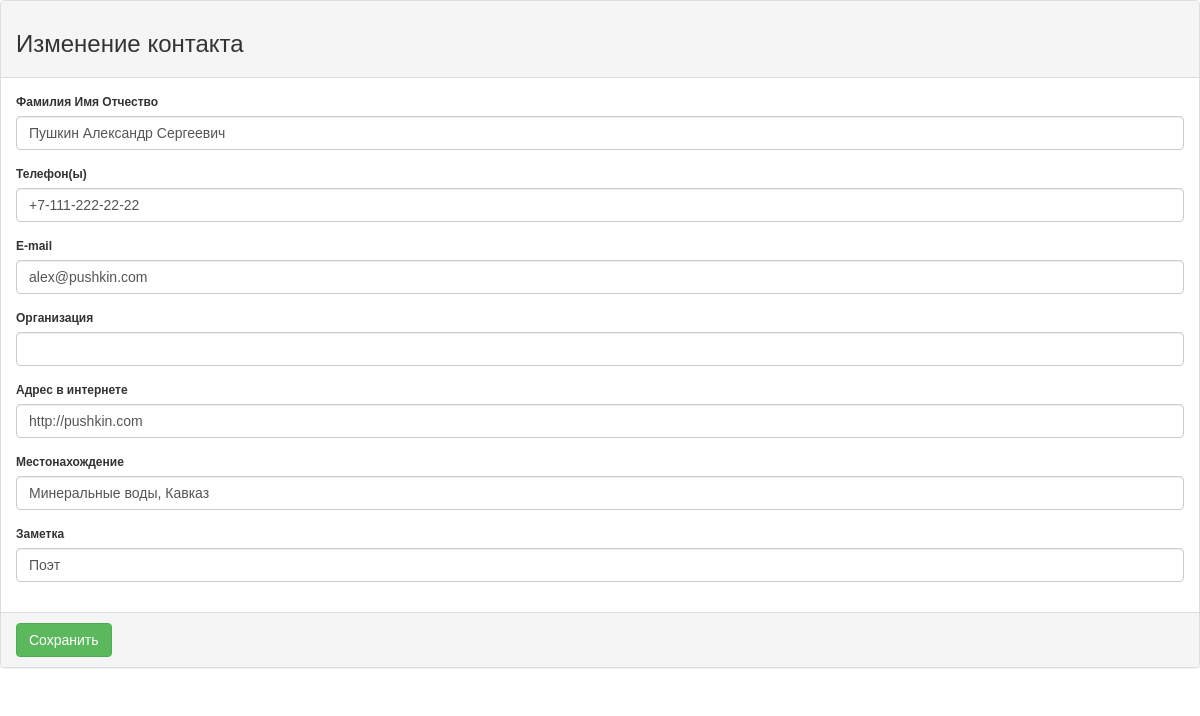
Screenshot of /edit.php?user=1 (signed in) with the database file from the repository.
### tables this page shows
CREATE TABLE IF NOT EXISTS `contacts` (
  `name` text NOT NULL,
  `tel` text NOT NULL,
  `email` text NOT NULL,
  `org` text NOT NULL,
  `url` text NOT NULL,
  `local` text NOT NULL,
  `note` text NOT NULL,
  `id` int(255) NOT NULL AUTO_INCREMENT,
  PRIMARY KEY (`id`),
  UNIQUE KEY `id` (`id`)
);

### edit.php (the view, shortened to what this page needs)
<?php
	if(isset($_GET['user']))
	  {
	  	$userid = $_GET['user'];
		$sql = mysql_connect($baza['server'], $baza['login'], $baza['pass']);
		$resultat = mysql_query("SELECT * FROM contacts WHERE id = $userid", $sql);
		$array = mysql_fetch_array($resultat);
	  }
?>
<!DOCTYPE html>
<html>
<head>
	<link href="css/bootstrap.min.css" rel="stylesheet">
	<link href="css/style.css" rel="stylesheet">
</head>
<body>
<div>
	<main class="content">
		<div class="row">
			<div class="col-md-12">
				<div class="panel panel-default">
					<div class="panel-heading"><h3>Изменение контакта</h3></div>
					<form role="form" action="" method="post">
						<div class="panel-body">
						  <div class="form-group">
						    <label for="exampleInputEmail1">Фамилия Имя Отчество</label>
						    <input type="text" class="form-control" name="name" value="<?php echo $array['name']; ?>">
						  </div>
						  <div class="form-group">
						    <label for="exampleInputPassword1">Телефон(ы)</label>
						    <input type="text" class="form-control" name="tel" value="<?php echo $array['tel']; ?>">
						  </div>
						  <div class="form-group">
						    <label for="exampleInputPassword1">E-mail</label>
						    <input type="text" class="form-control" name="email" value="<?php echo $array['email']; ?>">
						  </div>
						  <div class="form-group">
						    <label for="exampleInputPassword1">Организация</label>
						    <input type="text" class="form-control" name="org" value="<?php echo $array['org']; ?>">
						  </div>
						  <div class="form-group">
						    <label for="exampleInputPassword1">Адрес в интернете</label>
						    <input type="text" class="form-control" name="url" value="<?php echo $array['url']; ?>">
						  </div>
						  <div class="form-group">
						    <label for="exampleInputPassword1">Местонахождение</label>
						    <input type="text" class="form-control" name="local" value="<?php echo $array['local']; ?>">
						  </div>
						  <div class="form-group">
						    <label for="exampleInputPassword1">Заметка</label>
						    <input type="text" class="form-control" name="note" value="<?php echo $array['note']; ?>">
						  </div>
						</div>
						<div class="panel-footer"><button type="submit"  class="btn btn-success">Сохранить</button></div>
					</form>
				</div>
	        </div>
	    </div>
	</main>
</div>
</body>
</html>

### css/style.css (style rules this page uses)
* { margin: 0; padding: 0; }
html { height: 100%; }
article, aside, details, figcaption, figure, footer, header, hgroup, main, nav, section, summary { display: block; }
body { font: 12px/18px Arial, sans-serif; height: 100%; }
.content { padding: 0 0 40px; }

### rows the page displays
contacts: name "Пушкин Александр Сергеевич", tel "+7-111-222-22-22", email "alex@pushkin.com", url "http://pushkin.com", local "Минеральные воды, Кавказ", note "Поэт"
